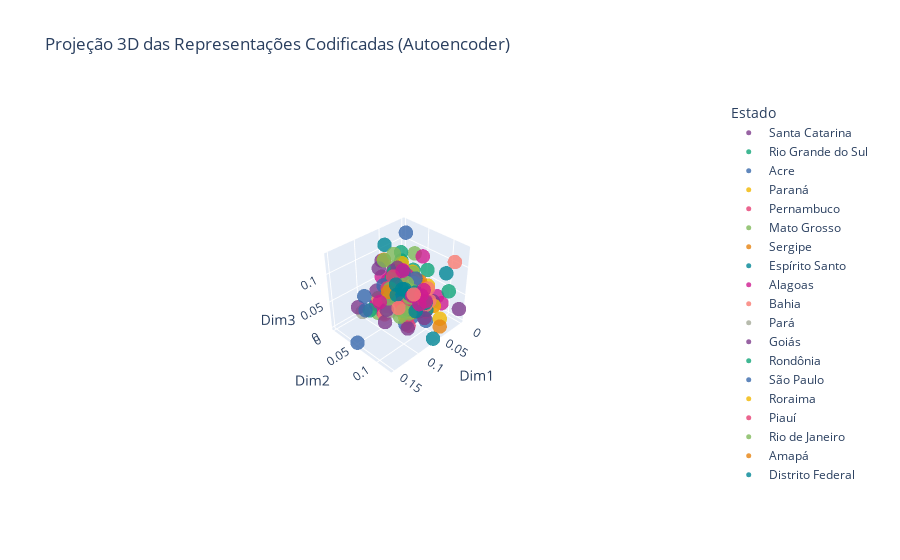

Here is the notebook cell this chart was saved with:
### Markdown cell above
A aplicação do modelo de Logistic Regression antes e depois da redução de dimensionalidade com Autoencoder revelou diferenças marcantes em desempenho e eficiência. Sem a redução, o modelo apresentou uma acurácia de 0,0667 e F1-score de 0,0540, com tempo de treino de 2,41 segundos, demonstrando alguma capacidade de identificar padrões, mas com baixa precisão geral. Após a redução para oito dimensões latentes, o tempo de treino caiu para 0,02 segundos, evidenciando um ganho significativo em eficiência computacional. Contudo, tanto a acurácia quanto o F1-score foram 0,0000, indicando perda total de capacidade preditiva. Essa queda pode ser explicada pela compressão excessiva dos dados, que eliminou informações relevantes, e pelo fato de o Autoencoder ser um método não supervisionado, que aprende a reconstruir os dados sem considerar as classes. Assim, conclui-se que, embora a redução de dimensionalidade melhore o desempenho computacional, ela deve ser aplicada com cautela para não comprometer a representatividade dos dados.

### Code cell
from sklearn.model_selection import train_test_split
import plotly.express as px

# Separa variável-alvo e preditoras
y = df['Estado']
X = df.drop(columns=['Estado'])

# Converte variáveis categóricas em numéricas (one-hot encoding)
X_encoded = pd.get_dummies(X, drop_first=True)

# Divide em conjuntos de treino e teste
X_train, X_test, y_train, y_test = train_test_split(
    X_encoded, y, test_size=0.2, random_state=42
)

# Cria DataFrame com as 3 primeiras dimensões codificadas (saída do encoder)
df_encoded = pd.DataFrame(X_train_encoded[:, :3], columns=['Dim1', 'Dim2', 'Dim3'])

# Adiciona a coluna da variável-alvo (Estado)
df_encoded['Estado'] = y_train.values

# Gera gráfico 3D interativo com Plotly
fig = px.scatter_3d(
    df_encoded, 
    x='Dim1', 
    y='Dim2', 
    z='Dim3',
    color='Estado',
    title='Projeção 3D das Representações Codificadas (Autoencoder)',
    opacity=0.8,
    color_discrete_sequence=px.colors.qualitative.Bold
)

# Ajusta tamanho dos pontos e exibe o gráfico
fig.update_traces(marker=dict(size=5))
fig.show()

### Figure 1 — Plotly figure (JSON) as saved in the notebook; plotly's stock layout.template omitted (floating-point values rounded to 4 significant figures)
{"data": [{"hovertemplate": "Estado=Santa Catarina<br>Dim1=%{x}<br>Dim2=%{y}<br>Dim3=%{z}<extra></extra>", "legendgroup": "Santa Catarina", "marker": {"color": "rgb(127, 60, 141)", "opacity": 0.8, "size": 5, "symbol": "circle"}, "mode": "markers", "name": "Santa Catarina", "scene": "scene", "showlegend": true, "type": "scatter3d", "x": [0.07038, 0.05994, 0.0, 0.04585, 0.09531, 0.04377, 0.004569, 0.05496, 0.02697, 0.04349], "y": [0.02048, 0.0105, 0.02213, 0.0, 0.04988, 0.01939, 0.04864, 0.0, 0.07029, 0.0], "z": [0.0, 0.08831, 0.0, 0.0, 0.03205, 0.0, 0.006203, 0.0, 0.0506, 0.0]}, {"hovertemplate": "Estado=Rio Grande do Sul<br>Dim1=%{x}<br>Dim2=%{y}<br>Dim3=%{z}<extra></extra>", "legendgroup": "Rio Grande do Sul", "marker": {"color": "rgb(17, 165, 121)", "opacity": 0.8, "size": 5, "symbol": "circle"}, "mode": "markers", "name": "Rio Grande do Sul", "scene": "scene", "showlegend": true, "type": "scatter3d", "x": [0.05136, 0.05347, 0.0504, 0.03086, 0.0, 0.02107, 0.05693, 0.03773, 0.02851, 0.0], "y": [0.05424, 0.01758, 0.02353, 0.05152, 0.02526, 0.01573, 0.0, 0.01019, 0.0, 0.0], "z": [0.05439, 0.02049, 0.03076, 0.07658, 0.0, 0.07376, 0.0, 0.0, 0.03775, 0.005424]}, {"hovertemplate": "Estado=Acre<br>Dim1=%{x}<br>Dim2=%{y}<br>Dim3=%{z}<extra></extra>", "legendgroup": "Acre", "marker": {"color": "rgb(57, 105, 172)", "opacity": 0.8, "size": 5, "symbol": "circle"}, "mode": "markers", "name": "Acre", "scene": "scene", "showlegend": true, "type": "scatter3d", "x": [0.05655, 0.04745, 0.06551, 0.01041, 0.03933, 0.03876, 0.1507, 0.01957, 0.0008821, 0.03198], "y": [0.057, 0.06633, 0.0, 0.01199, 0.07555, 0.08899, 0.05112, 0.0237, 0.05502, 0.001986], "z": [0.013, 0.0, 0.0, 0.0, 0.01287, 0.0, 0.0, 0.01227, 0.0, 0.01688]}, {"hovertemplate": "Estado=Paraná<br>Dim1=%{x}<br>Dim2=%{y}<br>Dim3=%{z}<extra></extra>", "legendgroup": "Paraná", "marker": {"color": "rgb(242, 183, 1)", "opacity": 0.8, "size": 5, "symbol": "circle"}, "mode": "markers", "name": "Paraná", "scene": "scene", "showlegend": true, "type": "scatter3d", "x": [0.0, 0.0304, 0.01138, 0.01899, 0.0, 0.005039, 0.01144, 0.06774, 0.02093, 0.0094, 0.007692, 0.03379, 0.0], "y": [0.02853, 0.03646, 0.02499, 0.1013, 0.01098, 0.007658, 0.01829, 0.0776, 0.02678, 0.01094, 0.03488, 0.01749, 0.02136], "z": [0.0, 0.0, 0.01031, 0.0, 0.0, 0.01943, 0.0, 0.0751, 0.0425, 0.004468, 0.0, 0.01991, 0.04491]}, {"hovertemplate": "Estado=Pernambuco<br>Dim1=%{x}<br>Dim2=%{y}<br>Dim3=%{z}<extra></extra>", "legendgroup": "Pernambuco", "marker": {"color": "rgb(231, 63, 116)", "opacity": 0.8, "size": 5, "symbol": "circle"}, "mode": "markers", "name": "Pernambuco", "scene": "scene", "showlegend": true, "type": "scatter3d", "x": [0.0138, 0.05992, 0.04815, 0.0372, 0.04082, 0.0, 0.01748, 0.0, 0.01442, 0.05307, 0.0206], "y": [0.0, 0.0288, 0.04012, 0.02109, 0.04385, 0.07115, 0.01225, 0.02904, 0.0122, 0.06166, 0.07185], "z": [0.0, 0.01327, 0.0, 0.03676, 0.03808, 0.0, 0.02341, 0.0, 0.0, 0.0, 0.0]}, {"hovertemplate": "Estado=Mato Grosso<br>Dim1=%{x}<br>Dim2=%{y}<br>Dim3=%{z}<extra></extra>", "legendgroup": "Mato Grosso", "marker": {"color": "rgb(128, 186, 90)", "opacity": 0.8, "size": 5, "symbol": "circle"}, "mode": "markers", "name": "Mato Grosso", "scene": "scene", "showlegend": true, "type": "scatter3d", "x": [0.0788, 0.0, 0.01096, 0.03199, 0.0, 0.03207, 0.07422, 0.01708, 0.003642, 0.0255, 0.0, 0.01549], "y": [0.01942, 0.03864, 0.0, 0.008831, 0.02013, 0.02752, 0.04482, 0.07887, 0.0, 0.04882, 0.03014, 0.03838], "z": [0.0, 0.0, 0.0, 0.06161, 0.01716, 0.0, 0.01726, 0.02342, 0.0, 0.1031, 0.0, 0.0]}, {"hovertemplate": "Estado=Sergipe<br>Dim1=%{x}<br>Dim2=%{y}<br>Dim3=%{z}<extra></extra>", "legendgroup": "Sergipe", "marker": {"color": "rgb(230, 131, 16)", "opacity": 0.8, "size": 5, "symbol": "circle"}, "mode": "markers", "name": "Sergipe", "scene": "scene", "showlegend": true, "type": "scatter3d", "x": [0.0, 0.01919, 0.00715, 0.0, 0.08454, 0.036, 0.01442, 0.03157, 0.04044, 0.01809], "y": [0.03143, 0.03055, 0.006531, 0.0322, 0.04223, 0.05935, 0.01418, 0.06252, 0.02505, 0.002217], "z": [0.0, 0.01418, 0.0, 0.0, 0.1143, 0.0, 0.02885, 0.006155, 0.0005362, 0.022]}, {"hovertemplate": "Estado=Espírito Santo<br>Dim1=%{x}<br>Dim2=%{y}<br>Dim3=%{z}<extra></extra>", "legendgroup": "Espírito Santo", "marker": {"color": "rgb(0, 134, 149)", "opacity": 0.8, "size": 5, "symbol": "circle"}, "mode": "markers", "name": "Espírito Santo", "scene": "scene", "showlegend": true, "type": "scatter3d", "x": [0.0, 0.0, 0.0, 0.01704, 0.03972, 0.0, 0.01342, 0.01075, 0.0], "y": [0.09306, 0.03407, 0.03743, 0.007249, 0.0, 0.03397, 0.01979, 0.0532, 0.04862], "z": [0.07502, 0.0, 0.0, 0.0, 0.0, 0.0, 0.0, 0.0, 0.0]}, {"hovertemplate": "Estado=Alagoas<br>Dim1=%{x}<br>Dim2=%{y}<br>Dim3=%{z}<extra></extra>", "legendgroup": "Alagoas", "marker": {"color": "rgb(207, 28, 144)", "opacity": 0.8, "size": 5, "symbol": "circle"}, "mode": "markers", "name": "Alagoas", "scene": "scene", "showlegend": true, "type": "scatter3d", "x": [0.0, 0.05088, 0.002093, 0.07956, 0.0634, 0.04044, 0.02312, 0.07242, 0.0, 0.0, 0.0111], "y": [0.08769, 0.0, 0.045, 0.06637, 0.0, 0.009774, 0.008189, 0.0264, 0.0, 0.0, 0.08663], "z": [0.01411, 0.04879, 0.0861, 0.03831, 0.0, 0.0201, 0.01164, 0.0, 0.01369, 0.0, 0.03331]}, {"hovertemplate": "Estado=Bahia<br>Dim1=%{x}<br>Dim2=%{y}<br>Dim3=%{z}<extra></extra>", "legendgroup": "Bahia", "marker": {"color": "rgb(249, 123, 114)", "opacity": 0.8, "size": 5, "symbol": "circle"}, "mode": "markers", "name": "Bahia", "scene": "scene", "showlegend": true, "type": "scatter3d", "x": [0.07422, 0.02398, 0.01367, 0.006642, 0.02166, 0.0, 0.006665, 0.03866, 0.02574, 0.01493, 0.02482], "y": [0.02992, 0.03095, 0.06706, 0.0, 0.06231, 0.0, 0.1128, 0.0, 0.02596, 0.0, 0.0749], "z": [0.0, 0.0406, 0.0, 0.04121, 0.001491, 0.0, 0.1071, 0.0, 0.05188, 0.00155, 0.0324]}, {"hovertemplate": "Estado=Pará<br>Dim1=%{x}<br>Dim2=%{y}<br>Dim3=%{z}<extra></extra>", "legendgroup": "Pará", "marker": {"color": "rgb(165, 170, 153)", "opacity": 0.8, "size": 5, "symbol": "circle"}, "mode": "markers", "name": "Pará", "scene": "scene", "showlegend": true, "type": "scatter3d", "x": [0.0, 0.02742, 0.0, 0.04171, 0.0483, 0.0, 0.04618, 0.03734, 0.05826, 0.09534, 0.06155], "y": [0.02903, 0.006633, 0.01729, 0.04408, 0.0, 0.02666, 0.04586, 0.0, 0.0232, 0.0, 0.03089], "z": [0.0, 0.0, 0.0, 0.02122, 0.0, 0.01053, 4.779e-05, 0.0, 0.0, 0.0, 0.0]}, {"hovertemplate": "Estado=Goiás<br>Dim1=%{x}<br>Dim2=%{y}<br>Dim3=%{z}<extra></extra>", "legendgroup": "Goiás", "marker": {"color": "rgb(127, 60, 141)", "opacity": 0.8, "size": 5, "symbol": "circle"}, "mode": "markers", "name": "Goiás", "scene": "scene", "showlegend": true, "type": "scatter3d", "x": [0.003429, 0.0, 0.08759, 0.002945, 0.08198, 0.0, 0.02397, 0.0, 0.05157, 0.05348, 0.0, 0.009218, 0.0], "y": [0.0, 0.01472, 0.04527, 0.007772, 0.02779, 0.0, 0.0, 0.1234, 0.02841, 0.0, 0.06905, 0.0272, 0.04804], "z": [0.0, 0.006651, 0.0003055, 0.0, 0.09158, 0.0, 0.04831, 0.02134, 0.0, 0.0, 0.00824, 0.02617, 0.01994]}, {"hovertemplate": "Estado=Rondônia<br>Dim1=%{x}<br>Dim2=%{y}<br>Dim3=%{z}<extra></extra>", "legendgroup": "Rondônia", "marker": {"color": "rgb(17, 165, 121)", "opacity": 0.8, "size": 5, "symbol": "circle"}, "mode": "markers", "name": "Rondônia", "scene": "scene", "showlegend": true, "type": "scatter3d", "x": [0.01132, 0.004043, 0.005892, 0.05512, 0.02232, 0.0, 0.03754, 0.03449, 0.04405, 0.05071, 0.0], "y": [0.004031, 0.01517, 0.0, 0.0, 0.0, 0.05361, 0.0112, 0.04561, 0.06655, 0.01611, 0.05438], "z": [0.03647, 0.02687, 0.07655, 0.0, 0.04434, 0.0, 0.01229, 0.0, 0.04462, 0.0, 0.06357]}, {"hovertemplate": "Estado=São Paulo<br>Dim1=%{x}<br>Dim2=%{y}<br>Dim3=%{z}<extra></extra>", "legendgroup": "São Paulo", "marker": {"color": "rgb(57, 105, 172)", "opacity": 0.8, "size": 5, "symbol": "circle"}, "mode": "markers", "name": "São Paulo", "scene": "scene", "showlegend": true, "type": "scatter3d", "x": [0.0, 0.02652, 0.01823, 0.03524, 0.04996, 0.02485, 0.06769, 0.01173, 0.02706], "y": [0.004934, 0.04707, 0.05856, 0.03499, 0.08261, 0.02261, 0.07105, 0.0009978, 0.005985], "z": [0.1128, 0.003223, 0.0, 0.01371, 0.02145, 0.03481, 0.0, 0.0, 0.009856]}, {"hovertemplate": "Estado=Roraima<br>Dim1=%{x}<br>Dim2=%{y}<br>Dim3=%{z}<extra></extra>", "legendgroup": "Roraima", "marker": {"color": "rgb(242, 183, 1)", "opacity": 0.8, "size": 5, "symbol": "circle"}, "mode": "markers", "name": "Roraima", "scene": "scene", "showlegend": true, "type": "scatter3d", "x": [0.05766, 0.05388, 0.0, 0.01636, 0.003388, 0.0, 0.0009054, 0.02613, 0.003916, 0.0, 0.02919], "y": [0.06045, 0.0, 0.05698, 0.002836, 0.03414, 0.005945, 0.01303, 0.009704, 0.0, 0.07169, 0.0], "z": [0.003602, 0.001978, 0.03398, 0.0, 0.0, 0.0, 0.03665, 0.0, 0.05438, 0.0, 0.01463]}, {"hovertemplate": "Estado=Piauí<br>Dim1=%{x}<br>Dim2=%{y}<br>Dim3=%{z}<extra></extra>", "legendgroup": "Piauí", "marker": {"color": "rgb(231, 63, 116)", "opacity": 0.8, "size": 5, "symbol": "circle"}, "mode": "markers", "name": "Piauí", "scene": "scene", "showlegend": true, "type": "scatter3d", "x": [0.06725, 0.00707, 0.02186, 0.0, 0.03093, 0.02962, 0.03764, 0.01663, 0.0004087, 0.02897, 0.01218], "y": [0.07788, 0.02095, 0.03143, 0.02147, 0.02095, 0.0, 0.07407, 0.0, 0.0, 0.0007242, 0.01525], "z": [0.0, 0.0, 0.003865, 0.0, 0.0, 0.0, 0.05115, 0.0, 0.03821, 0.004103, 0.0]}, {"hovertemplate": "Estado=Rio de Janeiro<br>Dim1=%{x}<br>Dim2=%{y}<br>Dim3=%{z}<extra></extra>", "legendgroup": "Rio de Janeiro", "marker": {"color": "rgb(128, 186, 90)", "opacity": 0.8, "size": 5, "symbol": "circle"}, "mode": "markers", "name": "Rio de Janeiro", "scene": "scene", "showlegend": true, "type": "scatter3d", "x": [0.0, 0.0515, 0.01503, 0.06016, 0.003119, 0.0, 0.07252, 0.03272, 0.0], "y": [0.03536, 0.04176, 0.02828, 0.0, 0.001034, 0.01959, 0.06404, 0.0, 0.02219], "z": [0.002186, 0.03297, 0.02827, 0.01029, 0.008298, 0.0, 0.01335, 0.0, 0.04305]}, {"hovertemplate": "Estado=Amapá<br>Dim1=%{x}<br>Dim2=%{y}<br>Dim3=%{z}<extra></extra>", "legendgroup": "Amapá", "marker": {"color": "rgb(230, 131, 16)", "opacity": 0.8, "size": 5, "symbol": "circle"}, "mode": "markers", "name": "Amapá", "scene": "scene", "showlegend": true, "type": "scatter3d", "x": [0.0465, 0.01147, 0.0239, 0.04156, 0.0, 0.0, 0.06575, 0.03752, 0.07178], "y": [0.02747, 0.01122, 0.0182, 0.12, 0.03912, 0.0336, 0.07479, 0.01837, 0.05846], "z": [0.0, 0.02335, 0.0, 0.00796, 0.03373, 0.03361, 0.0363, 0.0, 0.04287]}, {"hovertemplate": "Estado=Distrito Federal<br>Dim1=%{x}<br>Dim2=%{y}<br>Dim3=%{z}<extra></extra>", "legendgroup": "Distrito Federal", "marker": {"color": "rgb(0, 134, 149)", "opacity": 0.8, "size": 5, "symbol": "circle"}, "mode": "markers", "name": "Distrito Federal", "scene": "scene", "showlegend": true, "type": "scatter3d", "x": [0.04064, 0.0631, 0.01752, 0.07368, 0.02067, 0.0, 0.01891, 0.0, 0.01643, 0.03611, 0.0], "y": [0.04997, 0.1257, 0.07057, 0.0326, 0.01558, 0.009358, 0.00792, 0.02168, 0.0, 0.0, 0.04508], "z": [0.002827, 0.0, 0.0, 0.131, 0.0, 0.01894, 0.008534, 0.0241, 0.008885, 0.0, 0.0]}, {"hovertemplate": "Estado=Paraíba<br>Dim1=%{x}<br>Dim2=%{y}<br>Dim3=%{z}<extra></extra>", "legendgroup": "Paraíba", "marker": {"color": "rgb(207, 28, 144)", "opacity": 0.8, "size": 5, "symbol": "circle"}, "mode": "markers", "name": "Paraíba", "scene": "scene", "showlegend": true, "type": "scatter3d", "x": [0.0, 0.05661, 0.03715, 0.02788, 0.01656, 0.04371, 0.02336, 0.0, 0.03382, 0.02512], "y": [0.03242, 0.01677, 0.0, 0.0642, 0.03646, 0.05028, 0.0, 0.05163, 0.04826, 0.02478], "z": [0.0, 0.0008951, 0.03447, 0.04009, 0.0, 0.07205, 0.009253, 0.0, 0.002737, 0.03863]}, {"hovertemplate": "Estado=Amazonas<br>Dim1=%{x}<br>Dim2=%{y}<br>Dim3=%{z}<extra></extra>", "legendgroup": "Amazonas", "marker": {"color": "rgb(249, 123, 114)", "opacity": 0.8, "size": 5, "symbol": "circle"}, "mode": "markers", "name": "Amazonas", "scene": "scene", "showlegend": true, "type": "scatter3d", "x": [0.006238, 0.007324, 0.009883, 0.046, 0.0, 0.05881, 0.007119, 0.02464, 0.04934, 0.01698, 0.0], "y": [0.01637, 0.01659, 0.06263, 0.0325, 0.02461, 0.0, 0.06727, 0.01537, 0.03704, 0.0, 0.05702], "z": [0.0, 0.01246, 0.002517, 0.0, 0.02983, 0.006839, 0.01199, 0.0, 0.05262, 0.0, 0.02821]}, {"hovertemplate": "Estado=Não informado<br>Dim1=%{x}<br>Dim2=%{y}<br>Dim3=%{z}<extra></extra>", "legendgroup": "Não informado", "marker": {"color": "rgb(165, 170, 153)", "opacity": 0.8, "size": 5, "symbol": "circle"}, "mode": "markers", "name": "Não informado", "scene": "scene", "showlegend": true, "type": "scatter3d", "x": [0.0, 0.02885, 0.01457, 0.001875, 0.02964, 0.003384, 0.06192, 0.0], "y": [0.002164, 0.03479, 0.0, 0.0, 0.0, 0.01695, 0.0268, 0.02599], "z": [0.0, 0.01361, 0.01209, 0.001489, 0.009285, 0.0, 0.0, 0.02387]}, {"hovertemplate": "Estado=Minas Gerais<br>Dim1=%{x}<br>Dim2=%{y}<br>Dim3=%{z}<extra></extra>", "legendgroup": "Minas Gerais", "marker": {"color": "rgb(127, 60, 141)", "opacity": 0.8, "size": 5, "symbol": "circle"}, "mode": "markers", "name": "Minas Gerais", "scene": "scene", "showlegend": true, "type": "scatter3d", "x": [0.1045, 0.06322, 0.03515, 0.005475, 0.01142, 0.01974, 0.0144, 0.06328, 0.07567, 0.0], "y": [0.0, 0.02354, 0.08236, 0.01569, 0.05912, 0.0241, 0.0, 0.0, 0.08404, 0.0], "z": [0.01473, 0.0, 0.0, 0.006643, 0.005018, 0.006726, 0.0498, 0.02697, 0.002874, 0.03106]}, {"hovertemplate": "Estado=Rio Grande do Norte<br>Dim1=%{x}<br>Dim2=%{y}<br>Dim3=%{z}<extra></extra>", "legendgroup": "Rio Grande do Norte", "marker": {"color": "rgb(17, 165, 121)", "opacity": 0.8, "size": 5, "symbol": "circle"}, "mode": "markers", "name": "Rio Grande do Norte", "scene": "scene", "showlegend": true, "type": "scatter3d", "x": [0.05628, 0.0, 0.02412, 0.0, 0.01669, 0.01124, 0.009315, 0.01653, 0.0839, 0.02847], "y": [0.03564, 0.01498, 0.04112, 0.1006, 0.0, 0.03266, 0.03195, 0.02846, 0.005002, 0.0], "z": [0.0525, 0.0, 0.02557, 0.04448, 0.0, 0.0, 0.0, 0.0, 0.0, 0.03345]}, {"hovertemplate": "Estado=Tocantins<br>Dim1=%{x}<br>Dim2=%{y}<br>Dim3=%{z}<extra></extra>", "legendgroup": "Tocantins", "marker": {"color": "rgb(57, 105, 172)", "opacity": 0.8, "size": 5, "symbol": "circle"}, "mode": "markers", "name": "Tocantins", "scene": "scene", "showlegend": true, "type": "scatter3d", "x": [0.0, 0.1353, 0.006033, 0.08899, 0.01659, 0.04743, 0.07283, 0.02783, 0.007927, 0.02008], "y": [0.0, 0.05417, 0.0, 0.0, 0.002653, 0.0, 0.0953, 0.006836, 0.0324, 0.01275], "z": [0.03545, 0.08052, 0.0, 0.0, 0.001069, 0.02987, 0.1008, 0.0, 0.0, 0.0]}, {"hovertemplate": "Estado=Não identificado<br>Dim1=%{x}<br>Dim2=%{y}<br>Dim3=%{z}<extra></extra>", "legendgroup": "Não identificado", "marker": {"color": "rgb(242, 183, 1)", "opacity": 0.8, "size": 5, "symbol": "circle"}, "mode": "markers", "name": "Não identificado", "scene": "scene", "showlegend": true, "type": "scatter3d", "x": [0.002828], "y": [0.0542], "z": [0.0]}, {"hovertemplate": "Estado=Exterior<br>Dim1=%{x}<br>Dim2=%{y}<br>Dim3=%{z}<extra></extra>", "legendgroup": "Exterior", "marker": {"color": "rgb(231, 63, 116)", "opacity": 0.8, "size": 5, "symbol": "circle"}, "mode": "markers", "name": "Exterior", "scene": "scene", "showlegend": true, "type": "scatter3d", "x": [0.0337, 0.0007307, 0.0, 0.03347, 0.04102, 0.02471, 0.01499], "y": [0.03799, 0.0002181, 0.03235, 0.02866, 0.003505, 0.0, 0.01083], "z": [0.0, 0.002744, 0.004287, 0.0, 0.02281, 0.03669, 0.01876]}, {"hovertemplate": "Estado=Ceará<br>Dim1=%{x}<br>Dim2=%{y}<br>Dim3=%{z}<extra></extra>", "legendgroup": "Ceará", "marker": {"color": "rgb(128, 186, 90)", "opacity": 0.8, "size": 5, "symbol": "circle"}, "mode": "markers", "name": "Ceará", "scene": "scene", "showlegend": true, "type": "scatter3d", "x": [0.002184, 0.0, 0.04487, 0.04631, 0.0387, 0.0431, 0.07483, 0.02986, 0.0118, 0.02281], "y": [0.01205, 0.02321, 0.0136, 0.04445, 0.003184, 0.05698, 0.03204, 0.03698, 0.02615, 0.0], "z": [0.006308, 0.005786, 0.02871, 0.0, 0.0, 0.0, 0.1046, 0.04395, 0.0, 0.08045]}, {"hovertemplate": "Estado=Não se aplica<br>Dim1=%{x}<br>Dim2=%{y}<br>Dim3=%{z}<extra></extra>", "legendgroup": "Não se aplica", "marker": {"color": "rgb(230, 131, 16)", "opacity": 0.8, "size": 5, "symbol": "circle"}, "mode": "markers", "name": "Não se aplica", "scene": "scene", "showlegend": true, "type": "scatter3d", "x": [0.03681], "y": [0.0], "z": [0.01122]}, {"hovertemplate": "Estado=Maranhão<br>Dim1=%{x}<br>Dim2=%{y}<br>Dim3=%{z}<extra></extra>", "legendgroup": "Maranhão", "marker": {"color": "rgb(0, 134, 149)", "opacity": 0.8, "size": 5, "symbol": "circle"}, "mode": "markers", "name": "Maranhão", "scene": "scene", "showlegend": true, "type": "scatter3d", "x": [0.004066, 0.018, 0.002869, 0.0269, 0.03229, 0.002765, 0.0, 0.02174], "y": [0.01706, 0.0, 0.05605, 0.05376, 0.06022, 0.0, 0.003518, 0.005628], "z": [0.0, 0.01706, 0.0, 0.03205, 0.0, 0.0, 0.0, 0.0]}, {"hovertemplate": "Estado=Mato Grosso do Sul<br>Dim1=%{x}<br>Dim2=%{y}<br>Dim3=%{z}<extra></extra>", "legendgroup": "Mato Grosso do Sul", "marker": {"color": "rgb(207, 28, 144)", "opacity": 0.8, "size": 5, "symbol": "circle"}, "mode": "markers", "name": "Mato Grosso do Sul", "scene": "scene", "showlegend": true, "type": "scatter3d", "x": [0.004962, 0.002003, 0.0, 0.0, 0.01364, 0.05693, 0.03717], "y": [0.02671, 0.04489, 0.04786, 0.05334, 0.0513, 0.0, 0.03445], "z": [0.0, 0.008857, 0.02047, 0.0, 0.0, 0.0, 0.06993]}, {"hovertemplate": "Estado= Não identificado<br>Dim1=%{x}<br>Dim2=%{y}<br>Dim3=%{z}<extra></extra>", "legendgroup": " Não identificado", "marker": {"color": "rgb(249, 123, 114)", "opacity": 0.8, "size": 5, "symbol": "circle"}, "mode": "markers", "name": " Não identificado", "scene": "scene", "showlegend": true, "type": "scatter3d", "x": [0.06616, 0.0], "y": [0.05432, 0.02539], "z": [0.02199, 0.0]}], "layout": {"autosize": true, "legend": {"title": {"text": "Estado"}, "tracegroupgap": 0}, "scene": {"aspectmode": "auto", "aspectratio": {"x": 1.113, "y": 0.9284, "z": 0.9675}, "camera": {"center": {"x": 0, "y": 0, "z": 0}, "eye": {"x": 2.78, "y": 2.78, "z": 2.78}, "projection": {"type": "perspective"}, "up": {"x": 0, "y": 0, "z": 1}}, "domain": {"x": [0, 1], "y": [0, 1]}, "xaxis": {"title": {"text": "Dim1"}, "type": "linear"}, "yaxis": {"title": {"text": "Dim2"}, "type": "linear"}, "zaxis": {"title": {"text": "Dim3"}, "type": "linear"}}, "title": {"text": "Projeção 3D das Representações Codificadas (Autoencoder)"}}}
